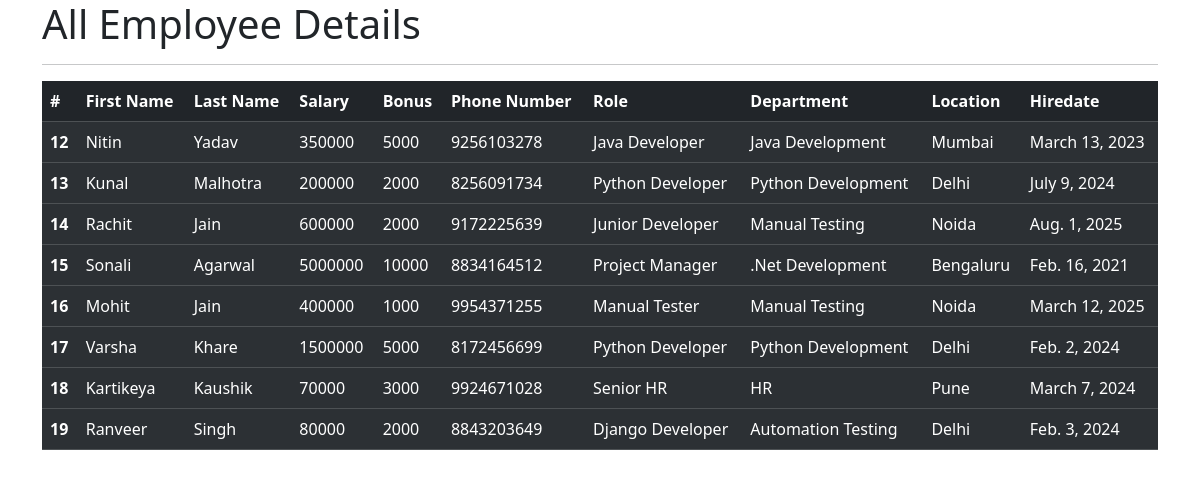
The app's page /all_emp with its own data.
### emp_app/models.py (models this page shows, shortened)
class Employee(models.Model):
    first_name=models.CharField(max_length=100,null=False)
    last_name=models.CharField(max_length=100)
    dept=models.ForeignKey(Department,on_delete=models.CASCADE)
    salary=models.IntegerField(default=0)
    bonus=models.IntegerField(default=0)
    role=models.ForeignKey(Role,on_delete=models.CASCADE)
    phone=models.IntegerField(default=0)
    hire_date=models.DateField()
    def __str__(self):
      return "%s %s %s" %(self.first_name,self.last_name,self.phone)

class Role(models.Model):
    name=models.CharField(max_length=100,null=False)

class Department(models.Model):
    name=models.CharField(max_length=100,null=False)
    location=models.CharField(max_length=100)

### emp_app/views.py (the view)
# urls.py: path('all_emp',views.all_emp,name='all_emp'),
def all_emp(request):
    emps=Employee.objects.all()
    context={
        'emps':emps
    }
    print(context)
    return render(request,'view_all_emp.html',context)

### emp_app/templates/view_all_emp.html (shortened to what this page needs)
<!doctype html>
<html lang="en">
  <head>
    <link href="https://cdn.jsdelivr.net/npm/bootstrap@5.3.3/dist/css/bootstrap.min.css" rel="stylesheet">
  </head>
  <body>
    <div class="container">
    <h1>All Employee Details</h1>
    <hr>
    <table class="table table-dark table-striped">
        <thead>
          <tr>
            <th scope="col">#</th>
            <th scope="col">First Name</th>
            <th scope="col">Last Name</th>
            <th scope="col">Salary</th>
            <th scope="col">Bonus</th>
            <th scope="col">Phone Number</th>
            <th scope="col">Role</th>
            <th scope="col">Department</th>
            <th scope="col">Location</th>
            <th scope="col">Hiredate</th>
          </tr>
        </thead>
             {% for emp in emps %}
        <tbody>
          <tr>
            <th scope="row">{{emp.id}}</th>
            <td>{{emp.first_name}}</td>
            <td>{{emp.last_name}}</td>
            <td>{{emp.salary}}</td>
            <td>{{emp.bonus}}</td>
            <td>{{emp.phone}}</td>
            <td>{{emp.role.name}}</td>
            <td>{{emp.dept.name}}</td>
            <td>{{emp.dept.location}}</td>
            <td>{{emp.hire_date}}</td>
          </tr>
        </tbody>
             {% endfor %}
      </table>
    </div>
  </body>
  </html>

### records on screen
Employee: id "12", first_name "Nitin", last_name "Yadav", salary "350000", bonus "5000", phone "9256103278", role.name "Java Developer", dept.name "Java Development", dept.location "Mumbai", hire_date "March 13, 2023"
Employee: id "13", first_name "Kunal", last_name "Malhotra", salary "200000", bonus "2000", phone "8256091734", role.name "Python Developer", dept.name "Python Development", dept.location "Delhi", hire_date "July 9, 2024"
Employee: id "14", first_name "Rachit", last_name "Jain", salary "600000", bonus "2000", phone "9172225639", role.name "Junior Developer", dept.name "Manual Testing", dept.location "Noida", hire_date "Aug. 1, 2025"
Employee: id "15", first_name "Sonali", last_name "Agarwal", salary "5000000", bonus "10000", phone "8834164512", role.name "Project Manager", dept.name ".Net Development", dept.location "Bengaluru", hire_date "Feb. 16, 2021"
Employee: id "16", first_name "Mohit", last_name "Jain", salary "400000", bonus "1000", phone "9954371255", role.name "Manual Tester", dept.name "Manual Testing", dept.location "Noida", hire_date "March 12, 2025"
Employee: id "17", first_name "Varsha", last_name "Khare", salary "1500000", bonus "5000", phone "8172456699", role.name "Python Developer", dept.name "Python Development", dept.location "Delhi", hire_date "Feb. 2, 2024"
Employee: id "18", first_name "Kartikeya", last_name "Kaushik", salary "70000", bonus "3000", phone "9924671028", role.name "Senior HR", dept.name "HR", dept.location "Pune", hire_date "March 7, 2024"
Employee: id "19", first_name "Ranveer", last_name "Singh", salary "80000", bonus "2000", phone "8843203649", role.name "Django Developer", dept.name "Automation Testing", dept.location "Delhi", hire_date "Feb. 3, 2024"
